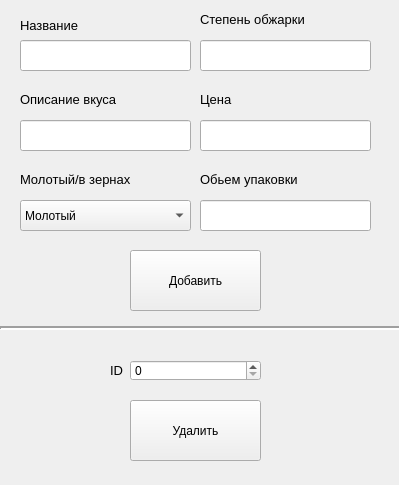
<?xml version="1.0" encoding="UTF-8"?>
<ui version="4.0">
 <class>Form</class>
 <widget class="QWidget" name="Form">
  <property name="geometry">
   <rect>
    <x>0</x>
    <y>0</y>
    <width>399</width>
    <height>485</height>
   </rect>
  </property>
  <property name="windowTitle">
   <string>Form</string>
  </property>
  <widget class="QPushButton" name="pushButton">
   <property name="geometry">
    <rect>
     <x>130</x>
     <y>250</y>
     <width>131</width>
     <height>61</height>
    </rect>
   </property>
   <property name="text">
    <string>Добавить</string>
   </property>
  </widget>
  <widget class="QPushButton" name="pushButton_2">
   <property name="geometry">
    <rect>
     <x>130</x>
     <y>400</y>
     <width>131</width>
     <height>61</height>
    </rect>
   </property>
   <property name="text">
    <string>Удалить</string>
   </property>
  </widget>
  <widget class="QLineEdit" name="lineEdit">
   <property name="geometry">
    <rect>
     <x>20</x>
     <y>40</y>
     <width>171</width>
     <height>31</height>
    </rect>
   </property>
   <property name="font">
    <font>
     <pointsize>10</pointsize>
    </font>
   </property>
  </widget>
  <widget class="QLineEdit" name="lineEdit_2">
   <property name="geometry">
    <rect>
     <x>200</x>
     <y>40</y>
     <width>171</width>
     <height>31</height>
    </rect>
   </property>
   <property name="font">
    <font>
     <pointsize>10</pointsize>
    </font>
   </property>
  </widget>
  <widget class="QLineEdit" name="lineEdit_4">
   <property name="geometry">
    <rect>
     <x>20</x>
     <y>120</y>
     <width>171</width>
     <height>31</height>
    </rect>
   </property>
   <property name="font">
    <font>
     <pointsize>10</pointsize>
    </font>
   </property>
  </widget>
  <widget class="QLineEdit" name="lineEdit_5">
   <property name="geometry">
    <rect>
     <x>200</x>
     <y>120</y>
     <width>171</width>
     <height>31</height>
    </rect>
   </property>
   <property name="font">
    <font>
     <pointsize>10</pointsize>
    </font>
   </property>
  </widget>
  <widget class="QLineEdit" name="lineEdit_6">
   <property name="geometry">
    <rect>
     <x>200</x>
     <y>200</y>
     <width>171</width>
     <height>31</height>
    </rect>
   </property>
   <property name="font">
    <font>
     <pointsize>10</pointsize>
    </font>
   </property>
  </widget>
  <widget class="QSpinBox" name="spinBox">
   <property name="geometry">
    <rect>
     <x>130</x>
     <y>360</y>
     <width>131</width>
     <height>21</height>
    </rect>
   </property>
  </widget>
  <widget class="Line" name="line">
   <property name="geometry">
    <rect>
     <x>0</x>
     <y>320</y>
     <width>401</width>
     <height>16</height>
    </rect>
   </property>
   <property name="font">
    <font>
     <weight>75</weight>
     <bold>true</bold>
    </font>
   </property>
   <property name="lineWidth">
    <number>2</number>
   </property>
   <property name="orientation">
    <enum>Qt::Horizontal</enum>
   </property>
  </widget>
  <widget class="QLabel" name="label">
   <property name="geometry">
    <rect>
     <x>110</x>
     <y>360</y>
     <width>21</width>
     <height>21</height>
    </rect>
   </property>
   <property name="text">
    <string>&lt;html&gt;&lt;head/&gt;&lt;body&gt;&lt;p&gt;&lt;span style=&quot; font-size:10pt;&quot;&gt;ID&lt;/span&gt;&lt;/p&gt;&lt;/body&gt;&lt;/html&gt;</string>
   </property>
  </widget>
  <widget class="QLabel" name="label_2">
   <property name="geometry">
    <rect>
     <x>20</x>
     <y>16</y>
     <width>101</width>
     <height>20</height>
    </rect>
   </property>
   <property name="text">
    <string>&lt;html&gt;&lt;head/&gt;&lt;body&gt;&lt;p&gt;&lt;span style=&quot; font-size:10pt;&quot;&gt;Название&lt;/span&gt;&lt;/p&gt;&lt;/body&gt;&lt;/html&gt;</string>
   </property>
  </widget>
  <widget class="QLabel" name="label_3">
   <property name="geometry">
    <rect>
     <x>200</x>
     <y>10</y>
     <width>141</width>
     <height>20</height>
    </rect>
   </property>
   <property name="text">
    <string>&lt;html&gt;&lt;head/&gt;&lt;body&gt;&lt;p&gt;&lt;span style=&quot; font-size:10pt;&quot;&gt;Степень обжарки&lt;/span&gt;&lt;/p&gt;&lt;/body&gt;&lt;/html&gt;</string>
   </property>
  </widget>
  <widget class="QLabel" name="label_4">
   <property name="geometry">
    <rect>
     <x>20</x>
     <y>170</y>
     <width>151</width>
     <height>20</height>
    </rect>
   </property>
   <property name="text">
    <string>&lt;html&gt;&lt;head/&gt;&lt;body&gt;&lt;p&gt;&lt;span style=&quot; font-size:10pt;&quot;&gt;Молотый/в зернах&lt;/span&gt;&lt;/p&gt;&lt;/body&gt;&lt;/html&gt;</string>
   </property>
  </widget>
  <widget class="QLabel" name="label_5">
   <property name="geometry">
    <rect>
     <x>20</x>
     <y>90</y>
     <width>151</width>
     <height>20</height>
    </rect>
   </property>
   <property name="text">
    <string>&lt;html&gt;&lt;head/&gt;&lt;body&gt;&lt;p&gt;&lt;span style=&quot; font-size:10pt;&quot;&gt;Описание вкуса&lt;/span&gt;&lt;/p&gt;&lt;/body&gt;&lt;/html&gt;</string>
   </property>
  </widget>
  <widget class="QLabel" name="label_6">
   <property name="geometry">
    <rect>
     <x>200</x>
     <y>90</y>
     <width>151</width>
     <height>20</height>
    </rect>
   </property>
   <property name="text">
    <string>&lt;html&gt;&lt;head/&gt;&lt;body&gt;&lt;p&gt;&lt;span style=&quot; font-size:10pt;&quot;&gt;Цена&lt;/span&gt;&lt;/p&gt;&lt;/body&gt;&lt;/html&gt;</string>
   </property>
  </widget>
  <widget class="QLabel" name="label_7">
   <property name="geometry">
    <rect>
     <x>200</x>
     <y>170</y>
     <width>151</width>
     <height>20</height>
    </rect>
   </property>
   <property name="text">
    <string>&lt;html&gt;&lt;head/&gt;&lt;body&gt;&lt;p&gt;&lt;span style=&quot; font-size:10pt;&quot;&gt;Обьем упаковки&lt;/span&gt;&lt;/p&gt;&lt;/body&gt;&lt;/html&gt;</string>
   </property>
  </widget>
  <widget class="QComboBox" name="comboBox">
   <property name="geometry">
    <rect>
     <x>20</x>
     <y>200</y>
     <width>171</width>
     <height>31</height>
    </rect>
   </property>
   <item>
    <property name="text">
     <string>Молотый</string>
    </property>
   </item>
   <item>
    <property name="text">
     <string>В зернах</string>
    </property>
   </item>
  </widget>
 </widget>
 <resources/>
 <connections/>
</ui>
